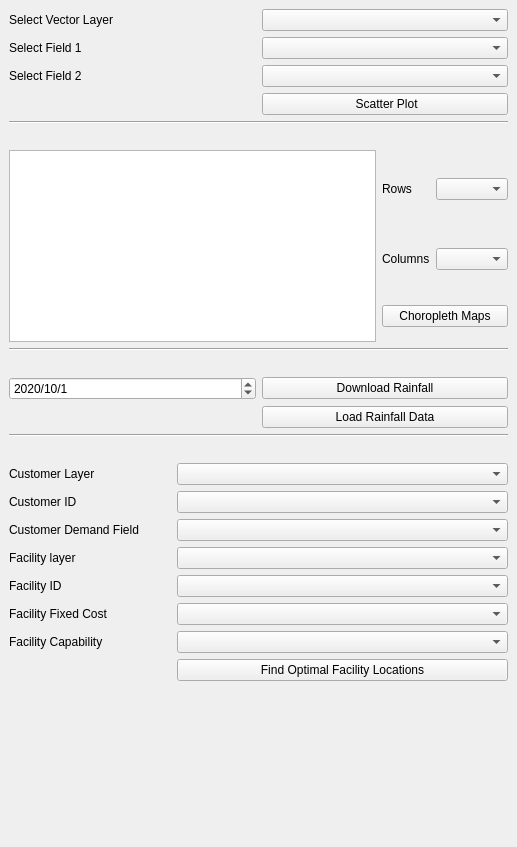
<?xml version="1.0" encoding="UTF-8"?>
<ui version="4.0">
 <class>MyPluginDockWidgetBase</class>
 <widget class="QDockWidget" name="MyPluginDockWidgetBase">
  <property name="geometry">
   <rect>
    <x>0</x>
    <y>0</y>
    <width>517</width>
    <height>847</height>
   </rect>
  </property>
  <property name="windowTitle">
   <string>My Plugin</string>
  </property>
  <widget class="QWidget" name="dockWidgetContents">
   <layout class="QVBoxLayout" name="verticalLayout_2">
    <item>
     <layout class="QVBoxLayout" name="verticalLayout">
      <item>
       <layout class="QGridLayout" name="gridLayout">
        <item row="4" column="1">
         <widget class="QPushButton" name="btn_SP">
          <property name="text">
           <string> Scatter Plot</string>
          </property>
         </widget>
        </item>
        <item row="2" column="1">
         <widget class="QgsFieldComboBox" name="mFieldComboBox_1"/>
        </item>
        <item row="0" column="1">
         <widget class="QgsMapLayerComboBox" name="mMapLayerComboBox"/>
        </item>
        <item row="3" column="0">
         <widget class="QLabel" name="label_3">
          <property name="text">
           <string>Select Field 2</string>
          </property>
         </widget>
        </item>
        <item row="3" column="1">
         <widget class="QgsFieldComboBox" name="mFieldComboBox_2"/>
        </item>
        <item row="2" column="0">
         <widget class="QLabel" name="label_2">
          <property name="text">
           <string>Select Field 1</string>
          </property>
         </widget>
        </item>
        <item row="0" column="0">
         <widget class="QLabel" name="label">
          <property name="text">
           <string>Select Vector Layer</string>
          </property>
         </widget>
        </item>
       </layout>
      </item>
      <item>
       <widget class="Line" name="line">
        <property name="orientation">
         <enum>Qt::Horizontal</enum>
        </property>
       </widget>
      </item>
      <item>
       <spacer name="verticalSpacer">
        <property name="orientation">
         <enum>Qt::Vertical</enum>
        </property>
        <property name="sizeType">
         <enum>QSizePolicy::Fixed</enum>
        </property>
        <property name="sizeHint" stdset="0">
         <size>
          <width>20</width>
          <height>20</height>
         </size>
        </property>
       </spacer>
      </item>
      <item>
       <layout class="QGridLayout" name="gridLayout_2">
        <item row="0" column="0" rowspan="3">
         <widget class="QListWidget" name="listWidget">
          <property name="sizePolicy">
           <sizepolicy hsizetype="Expanding" vsizetype="Fixed">
            <horstretch>0</horstretch>
            <verstretch>0</verstretch>
           </sizepolicy>
          </property>
          <property name="selectionMode">
           <enum>QAbstractItemView::MultiSelection</enum>
          </property>
         </widget>
        </item>
        <item row="0" column="1">
         <widget class="QLabel" name="label_4">
          <property name="text">
           <string>Rows</string>
          </property>
         </widget>
        </item>
        <item row="0" column="2">
         <widget class="QComboBox" name="comboBox_rows"/>
        </item>
        <item row="1" column="1">
         <widget class="QLabel" name="label_5">
          <property name="text">
           <string>Columns</string>
          </property>
         </widget>
        </item>
        <item row="1" column="2">
         <widget class="QComboBox" name="comboBox_columns"/>
        </item>
        <item row="2" column="1" colspan="2">
         <widget class="QPushButton" name="btn_Map">
          <property name="text">
           <string>Choropleth Maps</string>
          </property>
         </widget>
        </item>
       </layout>
      </item>
     </layout>
    </item>
    <item>
     <widget class="Line" name="line_3">
      <property name="orientation">
       <enum>Qt::Horizontal</enum>
      </property>
     </widget>
    </item>
    <item>
     <spacer name="verticalSpacer_2">
      <property name="orientation">
       <enum>Qt::Vertical</enum>
      </property>
      <property name="sizeType">
       <enum>QSizePolicy::Fixed</enum>
      </property>
      <property name="sizeHint" stdset="0">
       <size>
        <width>20</width>
        <height>20</height>
       </size>
      </property>
     </spacer>
    </item>
    <item>
     <layout class="QGridLayout" name="gridLayout_3">
      <item row="0" column="0">
       <widget class="QDateEdit" name="dateEdit">
        <property name="dateTime">
         <datetime>
          <hour>0</hour>
          <minute>0</minute>
          <second>0</second>
          <year>2020</year>
          <month>10</month>
          <day>1</day>
         </datetime>
        </property>
        <property name="displayFormat">
         <string>yyyy/M/d</string>
        </property>
       </widget>
      </item>
      <item row="0" column="1">
       <widget class="QPushButton" name="btn_download">
        <property name="text">
         <string>Download Rainfall</string>
        </property>
       </widget>
      </item>
      <item row="1" column="1">
       <widget class="QPushButton" name="btn_LoadData">
        <property name="text">
         <string>Load Rainfall Data</string>
        </property>
       </widget>
      </item>
     </layout>
    </item>
    <item>
     <widget class="Line" name="line_2">
      <property name="orientation">
       <enum>Qt::Horizontal</enum>
      </property>
     </widget>
    </item>
    <item>
     <spacer name="verticalSpacer_3">
      <property name="orientation">
       <enum>Qt::Vertical</enum>
      </property>
      <property name="sizeType">
       <enum>QSizePolicy::Fixed</enum>
      </property>
      <property name="sizeHint" stdset="0">
       <size>
        <width>20</width>
        <height>20</height>
       </size>
      </property>
     </spacer>
    </item>
    <item>
     <layout class="QGridLayout" name="gridLayout_4">
      <item row="2" column="0">
       <widget class="QLabel" name="label_8">
        <property name="text">
         <string>Customer Demand Field</string>
        </property>
       </widget>
      </item>
      <item row="5" column="0">
       <widget class="QLabel" name="label_10">
        <property name="text">
         <string>Facility ID</string>
        </property>
       </widget>
      </item>
      <item row="7" column="0">
       <widget class="QLabel" name="label_12">
        <property name="text">
         <string>Facility Capability</string>
        </property>
       </widget>
      </item>
      <item row="0" column="0">
       <widget class="QLabel" name="label_6">
        <property name="text">
         <string>Customer Layer</string>
        </property>
       </widget>
      </item>
      <item row="4" column="0">
       <widget class="QLabel" name="label_9">
        <property name="text">
         <string>Facility layer</string>
        </property>
       </widget>
      </item>
      <item row="6" column="0">
       <widget class="QLabel" name="label_11">
        <property name="text">
         <string>Facility Fixed Cost</string>
        </property>
       </widget>
      </item>
      <item row="0" column="1" colspan="2">
       <widget class="QgsMapLayerComboBox" name="mMapLayerComboBox_Customer"/>
      </item>
      <item row="1" column="0">
       <widget class="QLabel" name="label_7">
        <property name="text">
         <string>Customer ID</string>
        </property>
       </widget>
      </item>
      <item row="4" column="1" colspan="2">
       <widget class="QgsMapLayerComboBox" name="mMapLayerComboBox_Facility"/>
      </item>
      <item row="9" column="1" colspan="2">
       <widget class="QPushButton" name="btn_Site">
        <property name="text">
         <string>Find Optimal Facility Locations</string>
        </property>
       </widget>
      </item>
      <item row="1" column="1" colspan="2">
       <widget class="QgsFieldComboBox" name="mFieldComboBox_Customer_ID"/>
      </item>
      <item row="2" column="1" colspan="2">
       <widget class="QgsFieldComboBox" name="mFieldComboBox_Customer_Demand"/>
      </item>
      <item row="5" column="1" colspan="2">
       <widget class="QgsFieldComboBox" name="mFieldComboBox_Facility_ID"/>
      </item>
      <item row="6" column="1" colspan="2">
       <widget class="QgsFieldComboBox" name="mFieldComboBox_Facility_Cost"/>
      </item>
      <item row="7" column="1" colspan="2">
       <widget class="QgsFieldComboBox" name="mFieldComboBox_Facility_Capacity"/>
      </item>
     </layout>
    </item>
    <item>
     <spacer name="verticalSpacer_4">
      <property name="orientation">
       <enum>Qt::Vertical</enum>
      </property>
      <property name="sizeHint" stdset="0">
       <size>
        <width>20</width>
        <height>40</height>
       </size>
      </property>
     </spacer>
    </item>
   </layout>
  </widget>
 </widget>
 <customwidgets>
  <customwidget>
   <class>QgsFieldComboBox</class>
   <extends>QComboBox</extends>
   <header>qgsfieldcombobox.h</header>
  </customwidget>
  <customwidget>
   <class>QgsMapLayerComboBox</class>
   <extends>QComboBox</extends>
   <header>qgsmaplayercombobox.h</header>
  </customwidget>
 </customwidgets>
 <resources/>
 <connections/>
</ui>
